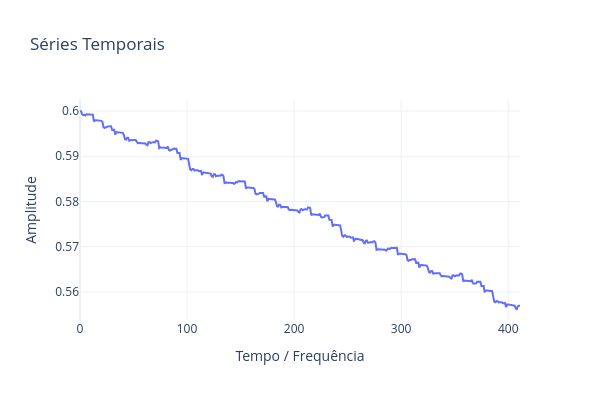

Notebook cell for this chart:
### Code cell
ySeries = [preq_ems, pfc_ems, pbat_ems,soc_ems][-1:]
xSeries = [t_ems for i in range(len(ySeries))]
names = ['Preq (kW)', 'Pfc (kW)', 'Pbat (kW)','SOC'][-1:]
PlotSeriesPLY(xSeries,ySeries,names)

### Figure 1 — Plotly figure (JSON) as saved in the notebook; plotly's stock layout.template omitted (floating-point values rounded to 4 significant figures; data arrays with more than 128 entries replaced by an {"elided": "..."} marker saying what was removed)
{"data": [{"mode": "lines", "name": "SOC", "type": "scatter", "x": {"elided": "412 float values"}, "xaxis": "x", "y": {"elided": "412 float values"}, "yaxis": "y"}], "layout": {"height": 400, "title": {"text": "Séries Temporais"}, "width": 600, "xaxis": {"anchor": "y", "domain": [0, 1], "title": {"text": "Tempo / Frequência"}}, "yaxis": {"anchor": "x", "domain": [0, 1], "title": {"text": "Amplitude"}}}}
